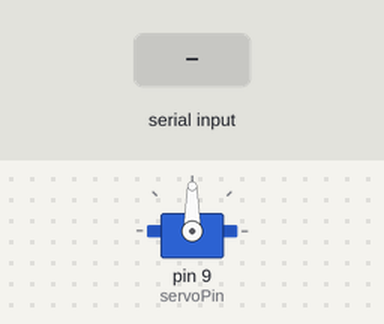
A sketch run on a simulated Arduino Uno, built with avr-gcc and run on an emulated ATmega328P. Parts: servo. The test bench sets the inputs (shaded band).

Above: at 1.2 s.
1.3 s: "30,150\n" received over Serial
At 2.7 s:
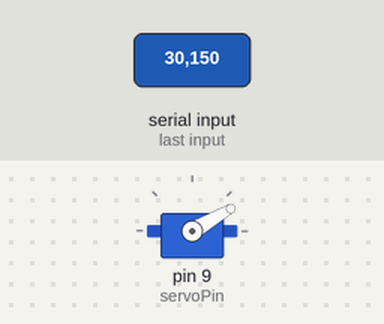
3.8 s: "5\n" received over Serial
At 5.6 s:
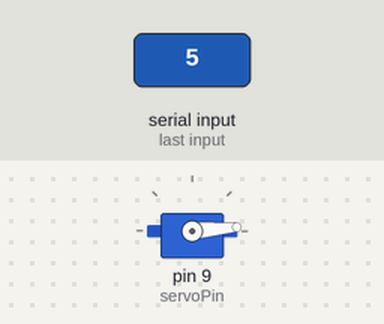
6.3 s: "200\n" received over Serial
At 7.6 s:
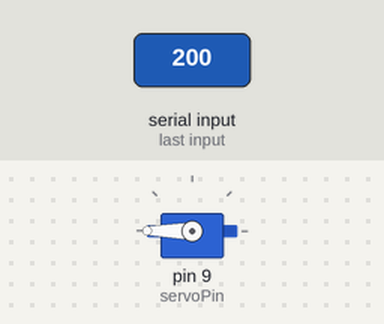
8.8 s: "90,45\n" received over Serial
At 10.8 s:
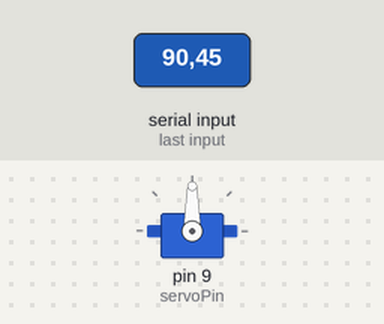
Timing chart, 0 to 12.3 s (numbered marks = the images above; inputs shaded):
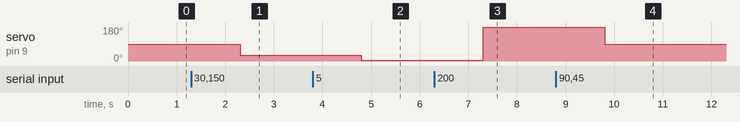

The sketch:

servo_test.ino
```cpp
#include <Servo.h>

Servo servo;

bool isRotating = false;
float steeringAngle = 0;
float angle = 0;

int servoPin = 9;

int prevTime = 0;

void setup() {

Serial.begin(9600);

servo.attach(servoPin);

}

void loop() {

  if(Serial.available())
  {
    String data = Serial.readString();

    if (data == "StopRotation"){
      isRotating = false;
      steeringAngle = 0;
      angle = 0;
    }

    else{
      isRotating = true;
      float value = data.toFloat();
      steeringAngle = value;
      angle = 0;
  }


  if (isRotating){
    angle += steeringAngle;
    servo.write(angle);
  }

  }
}
```

Measured:
- after the input at 1.3 s, servo on pin 9 (servoPin): 90° → 30° after 1.0 s
- after the input at 3.8 s, servo on pin 9 (servoPin): 30° → 5° after 1.0 s
- after the input at 6.3 s, servo on pin 9 (servoPin): 5° → 180° after 1.0 s
- after the input at 8.8 s, servo on pin 9 (servoPin): 180° → 90° after 1.0 s
